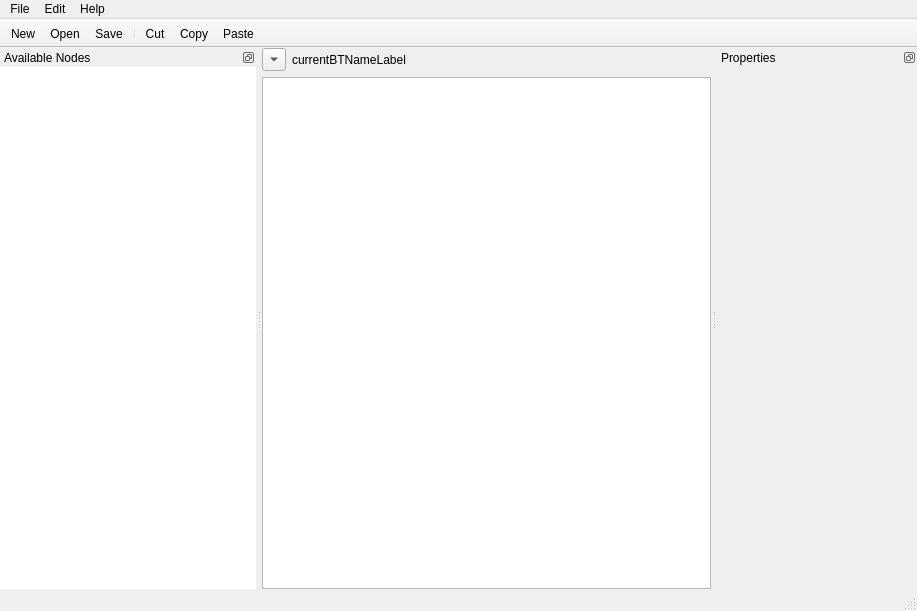
<?xml version="1.0" encoding="UTF-8"?>
<ui version="4.0">
 <class>BtEditor</class>
 <widget class="QMainWindow" name="BtEditor">
  <property name="geometry">
   <rect>
    <x>0</x>
    <y>0</y>
    <width>917</width>
    <height>611</height>
   </rect>
  </property>
  <property name="windowTitle">
   <string>Unnamed Project - Gluon Behavior Designer</string>
  </property>
  <widget class="QWidget" name="centralwidget">
   <layout class="QGridLayout" name="gridLayout_3">
    <property name="margin">
     <number>0</number>
    </property>
    <item row="1" column="0">
     <widget class="btTreeEditor" name="btEditor">
      <property name="acceptDrops">
       <bool>true</bool>
      </property>
      <property name="animated">
       <bool>true</bool>
      </property>
      <attribute name="headerDefaultSectionSize">
       <number>150</number>
      </attribute>
     </widget>
    </item>
    <item row="0" column="0">
     <layout class="QHBoxLayout" name="horizontalLayout">
      <item>
       <widget class="QToolButton" name="showBehaviorTreeList">
        <property name="text">
         <string/>
        </property>
        <property name="arrowType">
         <enum>Qt::DownArrow</enum>
        </property>
       </widget>
      </item>
      <item>
       <widget class="QLabel" name="currentBTNameLabel">
        <property name="text">
         <string>currentBTNameLabel</string>
        </property>
       </widget>
      </item>
     </layout>
    </item>
   </layout>
  </widget>
  <widget class="QMenuBar" name="menubar">
   <property name="geometry">
    <rect>
     <x>0</x>
     <y>0</y>
     <width>917</width>
     <height>22</height>
    </rect>
   </property>
   <widget class="QMenu" name="menuFile">
    <property name="title">
     <string>File</string>
    </property>
    <addaction name="actionNew"/>
    <addaction name="actionOpen"/>
    <addaction name="actionSave"/>
    <addaction name="actionSave_As"/>
    <addaction name="separator"/>
    <addaction name="actionQuit"/>
   </widget>
   <widget class="QMenu" name="menuEdit">
    <property name="title">
     <string>Edit</string>
    </property>
    <addaction name="actionNew_Tree"/>
    <addaction name="separator"/>
    <addaction name="actionCut"/>
    <addaction name="actionCopy"/>
    <addaction name="actionPaste"/>
    <addaction name="actionMake_Selection_Into_Tree"/>
    <addaction name="actionEdit_Node"/>
   </widget>
   <widget class="QMenu" name="menuHelp">
    <property name="title">
     <string>Help</string>
    </property>
    <addaction name="actionHelp"/>
    <addaction name="actionAbout"/>
   </widget>
   <addaction name="menuFile"/>
   <addaction name="menuEdit"/>
   <addaction name="menuHelp"/>
  </widget>
  <widget class="QStatusBar" name="statusbar"/>
  <widget class="QDockWidget" name="dockWidget_2">
   <property name="minimumSize">
    <size>
     <width>200</width>
     <height>91</height>
    </size>
   </property>
   <property name="features">
    <set>QDockWidget::DockWidgetFloatable|QDockWidget::DockWidgetMovable</set>
   </property>
   <property name="windowTitle">
    <string>Properties</string>
   </property>
   <attribute name="dockWidgetArea">
    <number>2</number>
   </attribute>
   <widget class="QWidget" name="dockWidgetContents_2">
    <layout class="QGridLayout" name="gridLayout_2">
     <property name="margin">
      <number>0</number>
     </property>
     <item row="0" column="0">
      <widget class="QScrollArea" name="propertyScrollArea">
       <property name="sizePolicy">
        <sizepolicy hsizetype="Preferred" vsizetype="Expanding">
         <horstretch>0</horstretch>
         <verstretch>0</verstretch>
        </sizepolicy>
       </property>
       <property name="minimumSize">
        <size>
         <width>120</width>
         <height>0</height>
        </size>
       </property>
       <property name="frameShape">
        <enum>QFrame::NoFrame</enum>
       </property>
       <property name="widgetResizable">
        <bool>true</bool>
       </property>
       <widget class="QWidget" name="scrollAreaWidgetContents">
        <property name="geometry">
         <rect>
          <x>0</x>
          <y>0</y>
          <width>200</width>
          <height>522</height>
         </rect>
        </property>
       </widget>
      </widget>
     </item>
    </layout>
   </widget>
  </widget>
  <widget class="QDockWidget" name="dockWidget">
   <property name="features">
    <set>QDockWidget::DockWidgetFloatable|QDockWidget::DockWidgetMovable</set>
   </property>
   <property name="windowTitle">
    <string>Available Nodes</string>
   </property>
   <attribute name="dockWidgetArea">
    <number>1</number>
   </attribute>
   <widget class="QWidget" name="dockWidgetContents">
    <layout class="QGridLayout" name="gridLayout">
     <property name="margin">
      <number>0</number>
     </property>
     <item row="0" column="0">
      <widget class="btAvailableNodesTreeView" name="availableNodes">
       <property name="frameShape">
        <enum>QFrame::NoFrame</enum>
       </property>
       <property name="animated">
        <bool>true</bool>
       </property>
      </widget>
     </item>
    </layout>
   </widget>
  </widget>
  <widget class="QToolBar" name="toolBar">
   <property name="windowTitle">
    <string>toolBar</string>
   </property>
   <property name="movable">
    <bool>false</bool>
   </property>
   <property name="toolButtonStyle">
    <enum>Qt::ToolButtonTextBesideIcon</enum>
   </property>
   <property name="floatable">
    <bool>false</bool>
   </property>
   <attribute name="toolBarArea">
    <enum>TopToolBarArea</enum>
   </attribute>
   <attribute name="toolBarBreak">
    <bool>false</bool>
   </attribute>
   <addaction name="actionNew"/>
   <addaction name="actionOpen"/>
   <addaction name="actionSave"/>
   <addaction name="separator"/>
   <addaction name="actionCut"/>
   <addaction name="actionCopy"/>
   <addaction name="actionPaste"/>
  </widget>
  <action name="actionHelp">
   <property name="text">
    <string>Help</string>
   </property>
   <property name="shortcut">
    <string>F1</string>
   </property>
  </action>
  <action name="actionAbout">
   <property name="text">
    <string>About Brain...</string>
   </property>
  </action>
  <action name="actionNew">
   <property name="text">
    <string>New...</string>
   </property>
   <property name="shortcut">
    <string>Ctrl+N</string>
   </property>
  </action>
  <action name="actionSave">
   <property name="text">
    <string>Save</string>
   </property>
   <property name="shortcut">
    <string>Ctrl+S</string>
   </property>
  </action>
  <action name="actionSave_As">
   <property name="text">
    <string>Save As...</string>
   </property>
  </action>
  <action name="actionQuit">
   <property name="text">
    <string>Quit</string>
   </property>
   <property name="shortcut">
    <string>Ctrl+Q</string>
   </property>
  </action>
  <action name="actionNew_Tree">
   <property name="text">
    <string>New Tree...</string>
   </property>
   <property name="shortcut">
    <string>Ctrl+T</string>
   </property>
  </action>
  <action name="actionCut">
   <property name="text">
    <string>Cut</string>
   </property>
   <property name="shortcut">
    <string>Ctrl+X</string>
   </property>
  </action>
  <action name="actionCopy">
   <property name="text">
    <string>Copy</string>
   </property>
   <property name="shortcut">
    <string>Ctrl+C</string>
   </property>
  </action>
  <action name="actionPaste">
   <property name="text">
    <string>Paste</string>
   </property>
   <property name="shortcut">
    <string>Ctrl+V</string>
   </property>
  </action>
  <action name="actionMake_Selection_Into_Tree">
   <property name="text">
    <string>Extract As Tree...</string>
   </property>
   <property name="shortcut">
    <string>Ctrl+Shift+X</string>
   </property>
  </action>
  <action name="actionOpen">
   <property name="text">
    <string>Open...</string>
   </property>
   <property name="shortcut">
    <string>Ctrl+O</string>
   </property>
  </action>
  <action name="actionEdit_Node">
   <property name="text">
    <string>Edit Node...</string>
   </property>
  </action>
 </widget>
 <customwidgets>
  <customwidget>
   <class>btAvailableNodesTreeView</class>
   <extends>QTreeView</extends>
   <header>btavailablenodestreeview.h</header>
  </customwidget>
  <customwidget>
   <class>btTreeEditor</class>
   <extends>QTreeView</extends>
   <header>bttreeeditor.h</header>
  </customwidget>
 </customwidgets>
 <resources/>
 <connections/>
</ui>
